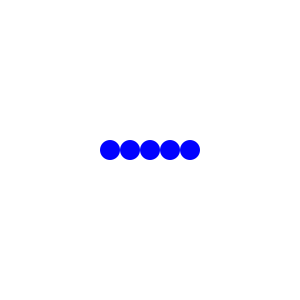
Frame 1 (no input)
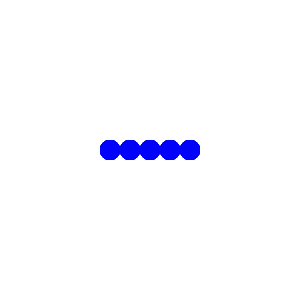
Frame 60 (the mouse pressed at the canvas centre just before this capture)
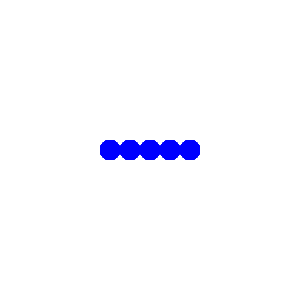
Frame 120 (the mouse held since frame 60 and released just before this capture)

The Processing sketch that drew these frames (run headless with seeded random() and noise(); from frame 60 on, the mouse is pressed at the canvas centre):

// Processing sketch: fp_pg_q_05_01
// ── fp_pg_q_05_01.pde
// 問題 5.1 直径 20 画素の円を 5 個縦に並べて描画せよ．
void setup() {
  size(300, 300);
  background(255, 255, 255);
}

void draw() {
  int y = height/2;
  int r = 20;
  float init = 2.5;
  float x = ((width/2)-(init*r)) + r/2;
  /*noStroke();
  fill(0, 0, 255);
  for (float x = ((width/2)-(init*r)) + r/2; x <= ((width/2)+(init*r)) - r/2; x+=20) {
    ellipse(x, y, r, r);
  }*/
  // 01
  drawCircle(x, y, r);
  // 02
  x+=20;
  drawCircle(x, y, r);
  // 03
  x+=20;
  drawCircle(x, y, r);
  // 04
  x+=20;
  drawCircle(x, y, r);
  // 05
  x+=20;
  drawCircle(x, y, r);
}

void drawCircle(float x, float y, int r){
  fill(0, 0, 255);
  noStroke();
  ellipse(x, y, r, r);
}
